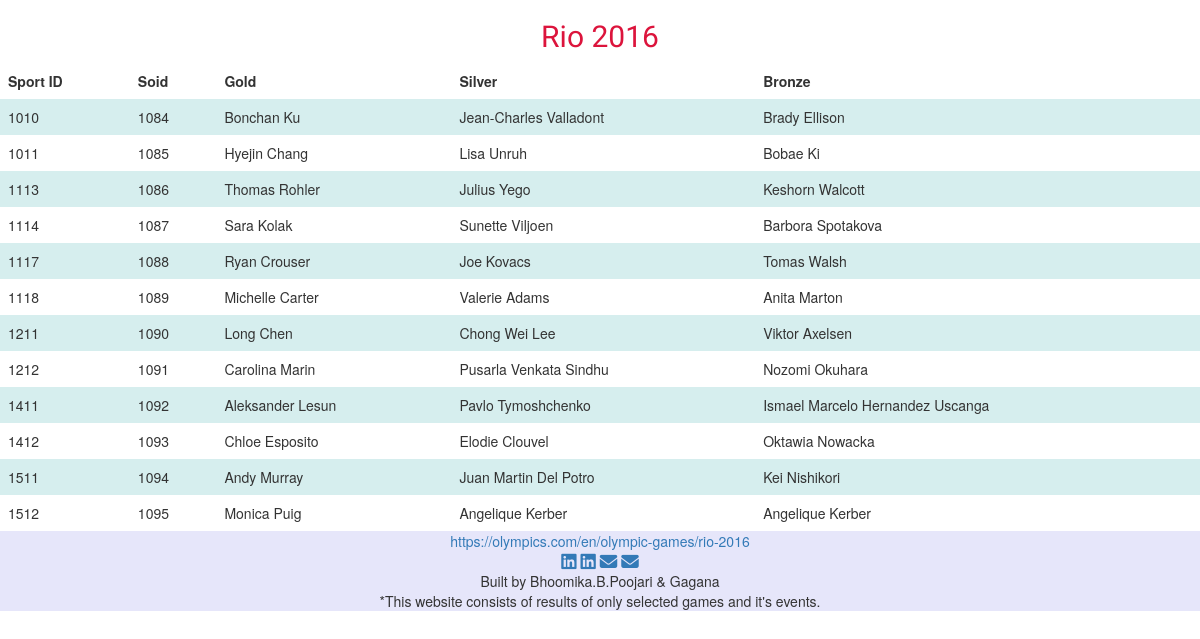
The page /SOspts/2016.php on the database its author committed.
### tables this page shows
CREATE TABLE IF NOT EXISTS `summer_olympic` (
  `Soid` int(5) NOT NULL AUTO_INCREMENT,
  `Sportid` int(5) NOT NULL,
  `Year` int(5) NOT NULL,
  `Gold` varchar(100) NOT NULL,
  `Silver` varchar(100) NOT NULL,
  `Bronze` varchar(100) NOT NULL,
  PRIMARY KEY (`Soid`),
  KEY `Year` (`Year`,`Sportid`),
  KEY `SID_fk` (`Sportid`)
);

### SOspts/2016.php (the view, shortened to what this page needs)
<!DOCTYPE html>
<html lang="en">
<head>
    <link href="https://cdn.jsdelivr.net/npm/bootstrap@5.1.3/dist/css/bootstrap.min.css"
    rel="stylesheet"
>
    <link rel="stylesheet" href="https://maxcdn.bootstrapcdn.com/bootstrap/3.4.1/css/bootstrap.min.css">
    <link rel="stylesheet" href="./css/style.css">
</head>
<body>
    <div class="container">
        <div class="row">
          <div class="text-center">
            <h2 class="site-title desc" style="font-size:30px;">Rio 2016</h2>
          </div>
        </div>
    </div>
<table>
  <tr>
  <th>Sport ID</th>
  <th>Soid</th>
  <th>Gold</th>
  <th>Silver</th>
  <th>Bronze</th>
  <?php
      $conn=mysqli_connect("localhost","root","","olympic_base");
      $sql="SELECT * FROM summer_olympic";
      $result=$conn->query($sql);
      if($result->num_rows>0){
        while($row=$result->fetch_assoc()){
          if($row["Year"]==2016)
          echo "<tr><td>".$row["Sportid"]."</td><td>".$row["Soid"]."</td><td>".$row["Gold"]."</td><td>".$row["Silver"]."</td><td>".$row["Bronze"]."</td></tr>";
        }
      }
        else{
          echo "no results";
        }
    ?>
</table>
<footer id="footer" class="text-center hdrbg">
<a href="https://olympics.com/en/olympic-games/rio-2016" add target="_blank">https://olympics.com/en/olympic-games/rio-2016</a><br>
    <a href="https://www.linkedin.com/in/bhoomika-poojari/" add target="_blank"> <i class=" foot fab fa-linkedin fa-lg"></i></a>
    <a href="https://www.linkedin.com/in/gagana-darshana/" add target="_blank"><i class=" foot fab fa-linkedin fa-lg"></i></a>
    <a href="mailto:poojaribhoomika5@gmail.com" add target="_blank"><i class=" foot fas fa-envelope fa-lg "></i></a>
    <a href="mailto:gagana.darshana@gmail.com" add target="_blank"> <i class=" foot fas fa-envelope fa-lg"></i></a>
    <p class="cp"> Built by Bhoomika.B.Poojari & Gagana <br>*This website consists of results of only selected games and it's events.</p>
  </footer>
</body>
</html>

### css/style.css (style rules this page uses)
:root { --MnB:#191970; --cfB:#6495ED; --Crs:#DC143C; --lsm:#FFA07A; --Gyw:#ADFF2F; --Tal:#008080; --Plm:#DDA0DD; --Lvn:#E6E6FA; --Lvb:#FFF0F5; --Lnn:#FAF0E6; --Abrl: 'Abril Fatface', cursive; --Amtc: 'Amatic SC', cursive; --Antn: 'Anton', sans-serif; --Atdr: 'Architects Daughter', cursive; --Cnzl: 'Cinzel', serif; --Gugi: 'Gugi', cursive; --Lato: 'Lato', sans-serif; --Mnda: 'Monda', sans-serif; --Rgts: 'Righteous', cursive; --Rbto: 'Roboto', sans-serif; --Sfia: 'Sofia', cursive; }
.desc { color:var(--Crs); font-family:var(--Mnda); }
.hdrbg { background-color:var(--Lvn); }
.text-center { text-align: center!important; }

### SOspts/2016.php (style rules this page uses)
table { border-collapse: collapse; width: 100%; }
th, td { text-align: left; padding: 8px; }
tr:nth-child(even) { background-color: #D6EEEE; }

### rows shown on the page
summer_olympic: Sportid "1010", Soid "1084", Gold "Bonchan Ku", Silver "Jean-Charles Valladont", Bronze "Brady Ellison"
summer_olympic: Sportid "1011", Soid "1085", Gold "Hyejin Chang", Silver "Lisa Unruh", Bronze "Bobae Ki"
summer_olympic: Sportid "1113", Soid "1086", Gold "Thomas Rohler", Silver "Julius Yego", Bronze "Keshorn Walcott"
summer_olympic: Sportid "1114", Soid "1087", Gold "Sara Kolak", Silver "Sunette Viljoen", Bronze "Barbora Spotakova"
summer_olympic: Sportid "1117", Soid "1088", Gold "Ryan Crouser", Silver "Joe Kovacs", Bronze "Tomas Walsh"
summer_olympic: Sportid "1118", Soid "1089", Gold "Michelle Carter", Silver "Valerie Adams", Bronze "Anita Marton"
summer_olympic: Sportid "1211", Soid "1090", Gold "Long Chen", Silver "Chong Wei Lee", Bronze "Viktor Axelsen"
summer_olympic: Sportid "1212", Soid "1091", Gold "Carolina Marin", Silver "Pusarla Venkata Sindhu", Bronze "Nozomi Okuhara"
summer_olympic: Sportid "1411", Soid "1092", Gold "Aleksander Lesun", Silver "Pavlo Tymoshchenko", Bronze "Ismael Marcelo Hernandez Uscanga"
summer_olympic: Sportid "1412", Soid "1093", Gold "Chloe Esposito", Silver "Elodie Clouvel", Bronze "Oktawia Nowacka"
summer_olympic: Sportid "1511", Soid "1094", Gold "Andy Murray", Silver "Juan Martin Del Potro", Bronze "Kei Nishikori"
summer_olympic: Sportid "1512", Soid "1095", Gold "Monica Puig", Silver "Angelique Kerber", Bronze "Angelique Kerber"
